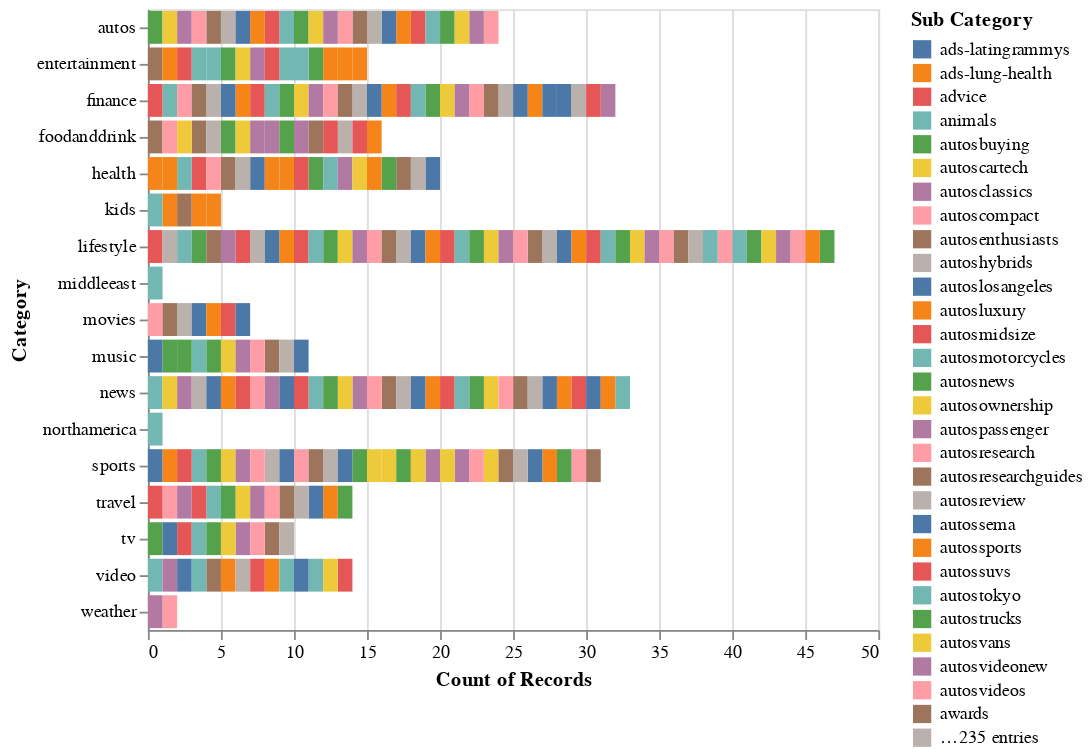

The code cell stored with this chart in its notebook:
### Markdown cell above
## Altair: Bar Charts
Visualize categories and subcategories horizontally

### Code cell
display(button)

click = alt.selection_multi(encodings=['color'])

bar = alt.Chart(df1).mark_bar().encode(
    x='count()',
    y='Category:N',
    color=alt.condition(click, 
                        'Sub Category', 
                        alt.value('lightgray')),
).add_selection(click)

bar

### Figure 1 — Vega-Lite specification as saved in the notebook (floating-point values rounded to 4 significant figures; data arrays with more than 128 entries replaced by an {"elided": "..."} marker saying what was removed)
{"config": {"view": {"continuousWidth": 400, "continuousHeight": 300}}, "data": {"name": "data-f7a56e7201e521f26933774bfd092be6"}, "mark": "bar", "encoding": {"color": {"condition": {"type": "nominal", "field": "Sub Category", "selection": "selector005"}, "value": "lightgray"}, "x": {"type": "quantitative", "aggregate": "count"}, "y": {"type": "nominal", "field": "Category"}}, "selection": {"selector005": {"type": "multi", "encodings": ["color"]}}, "$schema": "https://vega.github.io/schema/vega-lite/v4.8.1.json", "datasets": {"data-f7a56e7201e521f26933774bfd092be6": {"elided": "283 records"}}}
